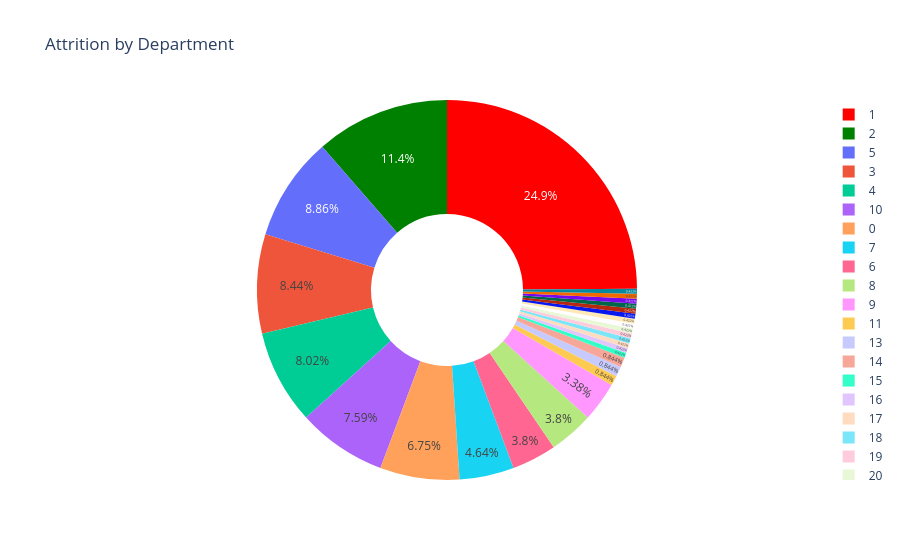

This figure's notebook cell:
### Code cell
# Create a donut chart
fig = go.Figure(data=[go.Pie(
labels=attr_by_yr['YearsAtCompany'],
values=attr_by_yr['Count'],
hole=0.4,
marker=dict(colors=['red', 'green']),
textposition='inside'

)])

# Update the Layout
fig.update_layout(title='Attrition by Department')

# Show the chart
fig.show()

### Figure 1 — Plotly figure (JSON) as saved in the notebook; plotly's stock layout.template omitted (floating-point values rounded to 4 significant figures)
{"data": [{"hole": 0.4, "labels": [1, 2, 5, 3, 4, 10, 0, 7, 6, 8, 9, 11, 13, 14, 15, 16, 17, 18, 19, 20, 21, 22, 23, 24, 31, 32, 33, 40], "marker": {"colors": ["red", "green"]}, "textposition": "inside", "type": "pie", "values": [59, 27, 21, 20, 19, 18, 16, 11, 9, 9, 8, 2, 2, 2, 1, 1, 1, 1, 1, 1, 1, 1, 1, 1, 1, 1, 1, 1]}], "layout": {"title": {"text": "Attrition by Department"}}}
